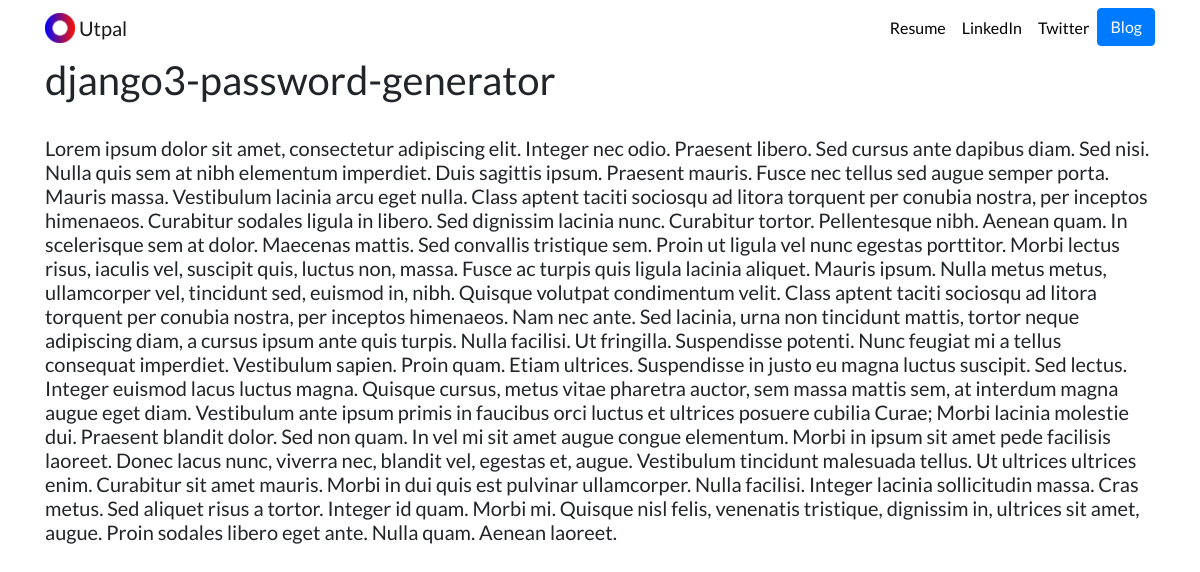
The app's page /blog/4/ with its own data.
### blog/models.py (models this page shows, shortened)
class Blog(models.Model):
    title = models.CharField(max_length=100)
    description = models.TextField()
    date = models.DateTimeField()

### blog/views.py (the view)
# urls.py: path('<int:blog_id>/',views.detail,name='detail')
def detail(request, blog_id):
    blog=get_object_or_404(Blog,pk=blog_id)
    return render(request, 'blog/detail.html', {'blog': blog})

### blog/templates/blog/detail.html
{% extends 'portfolio/base.html' %}
{% block content %}
<h1>{{ blog.title }}</h1>
<br>
<h5>{{ blog.description |safe}}</h5>
{% endblock %}

### portfolio/static/portfolio/custom.css (style rules this page uses)
body { font-family: 'Lato', sans-serif; }

### records on screen
Blog: title "django3-password-generator", description "Lorem ipsum dolor sit amet, consectetur adipiscing elit. Integer nec odio. Praesent libero. Sed cursus ante dapibus diam. Sed nisi. Nulla quis sem at nibh elementum imperdiet. Duis sagittis ipsum. Praesent mauris. Fusce nec tellus sed augue semper porta. Mauris massa. Vestibulum lacinia arcu eget nulla. Class aptent taciti sociosqu ad litora torquent per conubia nostra, per inceptos himenaeos. Curabitur sodales ligula in libero. Sed dignissim lacinia nunc. Curabitur tortor. Pellentesque nibh. Aenean quam. In scelerisque sem at dolor. Maecenas mattis. Sed convallis tristique sem. Proin ut ligula vel nunc egestas porttitor. Morbi lectus risus, iaculis vel, suscipit quis, luctus non, massa.…"
